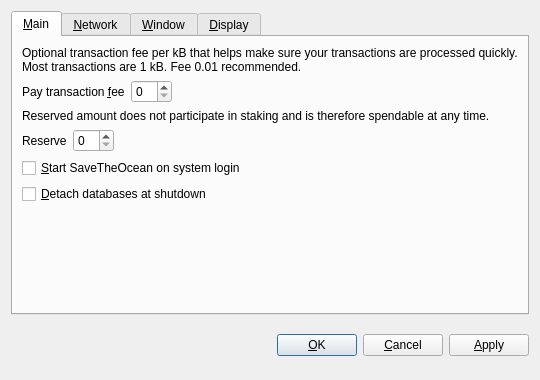
<?xml version="1.0" encoding="UTF-8"?>
<ui version="4.0">
 <class>OptionsDialog</class>
 <widget class="QDialog" name="OptionsDialog">
  <property name="geometry">
   <rect>
    <x>0</x>
    <y>0</y>
    <width>540</width>
    <height>380</height>
   </rect>
  </property>
  <property name="windowTitle">
   <string>Options</string>
  </property>
  <property name="modal">
   <bool>true</bool>
  </property>
  <layout class="QVBoxLayout" name="verticalLayout">
   <item>
    <widget class="QTabWidget" name="tabWidget">
     <property name="tabPosition">
      <enum>QTabWidget::North</enum>
     </property>
     <property name="currentIndex">
      <number>0</number>
     </property>
     <widget class="QWidget" name="tabMain">
      <attribute name="title">
       <string>&amp;Main</string>
      </attribute>
      <layout class="QVBoxLayout" name="verticalLayout_Main">
       <item>
        <widget class="QLabel" name="transactionFeeInfoLabel">
         <property name="text">
          <string>Optional transaction fee per kB that helps make sure your transactions are processed quickly. Most transactions are 1 kB. Fee 0.01 recommended.</string>
         </property>
         <property name="textFormat">
          <enum>Qt::PlainText</enum>
         </property>
         <property name="wordWrap">
          <bool>true</bool>
         </property>
        </widget>
       </item>
       <item>
        <layout class="QHBoxLayout" name="horizontalLayoutFee">
         <item>
          <widget class="QLabel" name="transactionFeeLabel">
           <property name="text">
            <string>Pay transaction &amp;fee</string>
           </property>
           <property name="textFormat">
            <enum>Qt::PlainText</enum>
           </property>
           <property name="buddy">
            <cstring>transactionFee</cstring>
           </property>
          </widget>
         </item>
         <item>
          <widget class="BitcoinAmountField" name="transactionFee"/>
         </item>
         <item>
          <spacer name="horizontalSpacerFee">
           <property name="orientation">
            <enum>Qt::Horizontal</enum>
           </property>
           <property name="sizeHint" stdset="0">
            <size>
             <width>40</width>
             <height>20</height>
            </size>
           </property>
          </spacer>
         </item>
        </layout>
       </item>
       <item>
        <widget class="QLabel" name="reserveBalanceInfoLabel">
         <property name="text">
          <string>Reserved amount does not participate in staking and is therefore spendable at any time.</string>
         </property>
         <property name="textFormat">
          <enum>Qt::PlainText</enum>
         </property>
         <property name="wordWrap">
          <bool>true</bool>
         </property>
        </widget>
       </item>
       <item>
        <layout class="QHBoxLayout" name="horizontalLayoutReserveBalance">
         <item>
          <widget class="QLabel" name="reserveBalanceLabel">
           <property name="text">
            <string>Reserve</string>
           </property>
           <property name="textFormat">
            <enum>Qt::PlainText</enum>
           </property>
           <property name="buddy">
            <cstring>reserveBalance</cstring>
           </property>
          </widget>
         </item>
         <item>
          <widget class="BitcoinAmountField" name="reserveBalance"/>
         </item>
         <item>
          <spacer name="horizontalSpacerReserveBalance">
           <property name="orientation">
            <enum>Qt::Horizontal</enum>
           </property>
           <property name="sizeHint" stdset="0">
            <size>
             <width>40</width>
             <height>20</height>
            </size>
           </property>
          </spacer>
         </item>
        </layout>
       </item>
       <item>
        <widget class="QCheckBox" name="bitcoinAtStartup">
         <property name="toolTip">
          <string>Automatically start SaveTheOcean after logging in to the system.</string>
         </property>
         <property name="text">
          <string>&amp;Start SaveTheOcean on system login</string>
         </property>
        </widget>
       </item>
       <item>
        <widget class="QCheckBox" name="detachDatabases">
         <property name="toolTip">
          <string>Detach block and address databases at shutdown. This means they can be moved to another data directory, but it slows down shutdown. The wallet is always detached.</string>
         </property>
         <property name="text">
          <string>&amp;Detach databases at shutdown</string>
         </property>
        </widget>
       </item>
       <item>
        <spacer name="verticalSpacer_Main">
         <property name="orientation">
          <enum>Qt::Vertical</enum>
         </property>
         <property name="sizeHint" stdset="0">
          <size>
           <width>20</width>
           <height>40</height>
          </size>
         </property>
        </spacer>
       </item>
      </layout>
     </widget>
     <widget class="QWidget" name="tabNetwork">
      <attribute name="title">
       <string>&amp;Network</string>
      </attribute>
      <layout class="QVBoxLayout" name="verticalLayout_Network">
       <item>
        <widget class="QCheckBox" name="mapPortUpnp">
         <property name="toolTip">
          <string>Automatically open the SaveTheOcean client port on the router. This only works when your router supports UPnP and it is enabled.</string>
         </property>
         <property name="text">
          <string>Map port using &amp;UPnP</string>
         </property>
        </widget>
       </item>
       <item>
        <widget class="QCheckBox" name="connectSocks">
         <property name="toolTip">
          <string>Connect to the SaveTheOcean network through a SOCKS proxy (e.g. when connecting through Tor).</string>
         </property>
         <property name="text">
          <string>&amp;Connect through SOCKS proxy:</string>
         </property>
        </widget>
       </item>
       <item>
        <layout class="QHBoxLayout" name="horizontalLayout_Network">
         <item>
          <widget class="QLabel" name="proxyIpLabel">
           <property name="text">
            <string>Proxy &amp;IP:</string>
           </property>
           <property name="textFormat">
            <enum>Qt::PlainText</enum>
           </property>
           <property name="buddy">
            <cstring>proxyIp</cstring>
           </property>
          </widget>
         </item>
         <item>
          <widget class="QValidatedLineEdit" name="proxyIp">
           <property name="maximumSize">
            <size>
             <width>140</width>
             <height>16777215</height>
            </size>
           </property>
           <property name="toolTip">
            <string>IP address of the proxy (e.g. 127.0.0.1)</string>
           </property>
          </widget>
         </item>
         <item>
          <widget class="QLabel" name="proxyPortLabel">
           <property name="text">
            <string>&amp;Port:</string>
           </property>
           <property name="textFormat">
            <enum>Qt::PlainText</enum>
           </property>
           <property name="buddy">
            <cstring>proxyPort</cstring>
           </property>
          </widget>
         </item>
         <item>
          <widget class="QLineEdit" name="proxyPort">
           <property name="maximumSize">
            <size>
             <width>55</width>
             <height>16777215</height>
            </size>
           </property>
           <property name="toolTip">
            <string>Port of the proxy (e.g. 9050)</string>
           </property>
          </widget>
         </item>
         <item>
          <widget class="QLabel" name="socksVersionLabel">
           <property name="text">
            <string>SOCKS &amp;Version:</string>
           </property>
           <property name="textFormat">
            <enum>Qt::PlainText</enum>
           </property>
           <property name="buddy">
            <cstring>socksVersion</cstring>
           </property>
          </widget>
         </item>
         <item>
          <widget class="QValueComboBox" name="socksVersion">
           <property name="toolTip">
            <string>SOCKS version of the proxy (e.g. 5)</string>
           </property>
          </widget>
         </item>
         <item>
          <spacer name="horizontalSpacer_Network">
           <property name="orientation">
            <enum>Qt::Horizontal</enum>
           </property>
           <property name="sizeHint" stdset="0">
            <size>
             <width>40</width>
             <height>20</height>
            </size>
           </property>
          </spacer>
         </item>
        </layout>
       </item>
       <item>
        <spacer name="verticalSpacer_Network">
         <property name="orientation">
          <enum>Qt::Vertical</enum>
         </property>
         <property name="sizeHint" stdset="0">
          <size>
           <width>20</width>
           <height>40</height>
          </size>
         </property>
        </spacer>
       </item>
      </layout>
     </widget>
     <widget class="QWidget" name="tabWindow">
      <attribute name="title">
       <string>&amp;Window</string>
      </attribute>
      <layout class="QVBoxLayout" name="verticalLayout_Window">
       <item>
        <widget class="QCheckBox" name="minimizeToTray">
         <property name="toolTip">
          <string>Show only a tray icon after minimizing the window.</string>
         </property>
         <property name="text">
          <string>&amp;Minimize to the tray instead of the taskbar</string>
         </property>
        </widget>
       </item>
       <item>
        <widget class="QCheckBox" name="minimizeOnClose">
         <property name="toolTip">
          <string>Minimize instead of exit the application when the window is closed. When this option is enabled, the application will be closed only after selecting Quit in the menu.</string>
         </property>
         <property name="text">
          <string>M&amp;inimize on close</string>
         </property>
        </widget>
       </item>
       <item>
        <spacer name="verticalSpacer_Window">
         <property name="orientation">
          <enum>Qt::Vertical</enum>
         </property>
         <property name="sizeHint" stdset="0">
          <size>
           <width>20</width>
           <height>40</height>
          </size>
         </property>
        </spacer>
       </item>
      </layout>
     </widget>
     <widget class="QWidget" name="tabDisplay">
      <attribute name="title">
       <string>&amp;Display</string>
      </attribute>
      <layout class="QVBoxLayout" name="verticalLayout_Display">
       <item>
        <layout class="QHBoxLayout" name="horizontalLayout_1_Display">
         <item>
          <widget class="QLabel" name="langLabel">
           <property name="text">
            <string>User Interface &amp;language:</string>
           </property>
           <property name="textFormat">
            <enum>Qt::PlainText</enum>
           </property>
           <property name="buddy">
            <cstring>lang</cstring>
           </property>
          </widget>
         </item>
         <item>
          <widget class="QValueComboBox" name="lang">
           <property name="toolTip">
            <string>The user interface language can be set here. This setting will take effect after restarting SaveTheOcean.</string>
           </property>
          </widget>
         </item>
        </layout>
       </item>
       <item>
        <layout class="QHBoxLayout" name="horizontalLayout_2_Display">
         <item>
          <widget class="QLabel" name="unitLabel">
           <property name="text">
            <string>&amp;Unit to show amounts in:</string>
           </property>
           <property name="textFormat">
            <enum>Qt::PlainText</enum>
           </property>
           <property name="buddy">
            <cstring>unit</cstring>
           </property>
          </widget>
         </item>
         <item>
          <widget class="QValueComboBox" name="unit">
           <property name="toolTip">
            <string>Choose the default subdivision unit to show in the interface and when sending coins.</string>
           </property>
          </widget>
         </item>
        </layout>
       </item>
       <item>
        <widget class="QCheckBox" name="displayAddresses">
         <property name="toolTip">
          <string>Whether to show SaveTheOcean addresses in the transaction list or not.</string>
         </property>
         <property name="text">
          <string>&amp;Display addresses in transaction list</string>
         </property>
        </widget>
       </item>
       <item>
        <widget class="QCheckBox" name="coinControlFeatures">
         <property name="toolTip">
          <string>Whether to show coin control features or not.</string>
         </property>
         <property name="text">
          <string>Display coin &amp;control features (experts only!)</string>
         </property>
        </widget>
       </item>
       <item>
        <spacer name="verticalSpacer_Display">
         <property name="orientation">
          <enum>Qt::Vertical</enum>
         </property>
         <property name="sizeHint" stdset="0">
          <size>
           <width>20</width>
           <height>40</height>
          </size>
         </property>
        </spacer>
       </item>
      </layout>
     </widget>
    </widget>
   </item>
   <item>
    <layout class="QHBoxLayout" name="horizontalLayout_Buttons">
     <item>
      <spacer name="horizontalSpacer_1">
       <property name="orientation">
        <enum>Qt::Horizontal</enum>
       </property>
       <property name="sizeHint" stdset="0">
        <size>
         <width>40</width>
         <height>48</height>
        </size>
       </property>
      </spacer>
     </item>
     <item>
      <widget class="QLabel" name="statusLabel">
       <property name="font">
        <font>
         <weight>75</weight>
         <bold>true</bold>
        </font>
       </property>
       <property name="text">
        <string/>
       </property>
       <property name="textFormat">
        <enum>Qt::PlainText</enum>
       </property>
       <property name="wordWrap">
        <bool>true</bool>
       </property>
      </widget>
     </item>
     <item>
      <spacer name="horizontalSpacer_2">
       <property name="orientation">
        <enum>Qt::Horizontal</enum>
       </property>
       <property name="sizeHint" stdset="0">
        <size>
         <width>40</width>
         <height>48</height>
        </size>
       </property>
      </spacer>
     </item>
     <item>
      <widget class="QPushButton" name="okButton">
       <property name="text">
        <string>&amp;OK</string>
       </property>
      </widget>
     </item>
     <item>
      <widget class="QPushButton" name="cancelButton">
       <property name="text">
        <string>&amp;Cancel</string>
       </property>
       <property name="autoDefault">
        <bool>false</bool>
       </property>
      </widget>
     </item>
     <item>
      <widget class="QPushButton" name="applyButton">
       <property name="text">
        <string>&amp;Apply</string>
       </property>
       <property name="autoDefault">
        <bool>false</bool>
       </property>
      </widget>
     </item>
    </layout>
   </item>
  </layout>
 </widget>
 <customwidgets>
  <customwidget>
   <class>BitcoinAmountField</class>
   <extends>QSpinBox</extends>
   <header>bitcoinamountfield.h</header>
  </customwidget>
  <customwidget>
   <class>QValueComboBox</class>
   <extends>QComboBox</extends>
   <header>qvaluecombobox.h</header>
  </customwidget>
  <customwidget>
   <class>QValidatedLineEdit</class>
   <extends>QLineEdit</extends>
   <header>qvalidatedlineedit.h</header>
  </customwidget>
 </customwidgets>
 <resources/>
 <connections/>
</ui>
